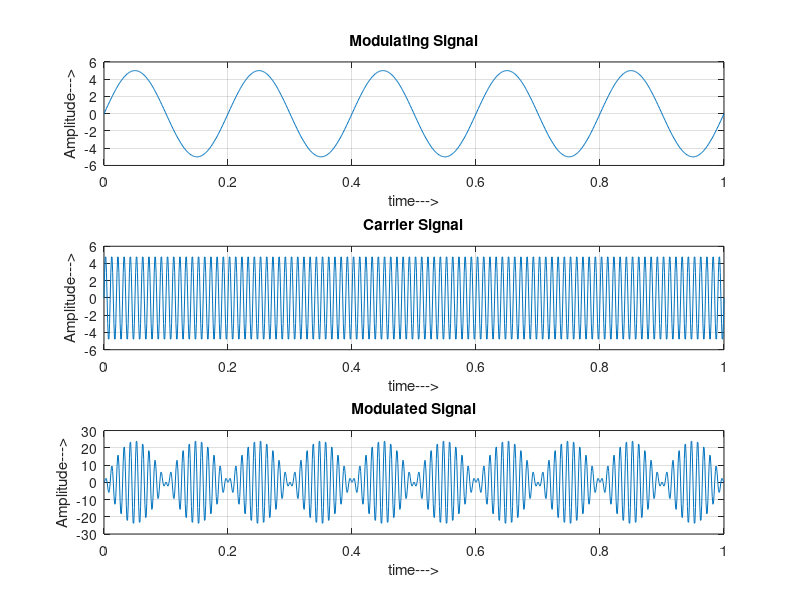

Here is the MATLAB script that generated this plot:
clc; %clears the command window
clear; %clears all variable from the workspace
close all; %closes all open figures

t=0:0.001:1; %Time vector with .01 intervals from 0 to 5

Amplitude=5; %given

%Modulating Signal
m=5*sin(2*pi*5*t);

%Carrier Signal
c=5*sin(2*pi*100*t);

%Modulated signal
y=m.*c;

subplot(3,1,1)
plot(t,m)
grid on;
title("Modulating Signal")
xlabel('time--->')
ylabel('Amplitude--->')

subplot(3,1,2)
plot(t,c)
grid on;
title("Carrier Signal")
xlabel('time--->')
ylabel('Amplitude--->')

subplot(3,1,3)
plot(t,y)
grid on;
title("Modulated Signal")
xlabel('time--->')
ylabel('Amplitude--->')


